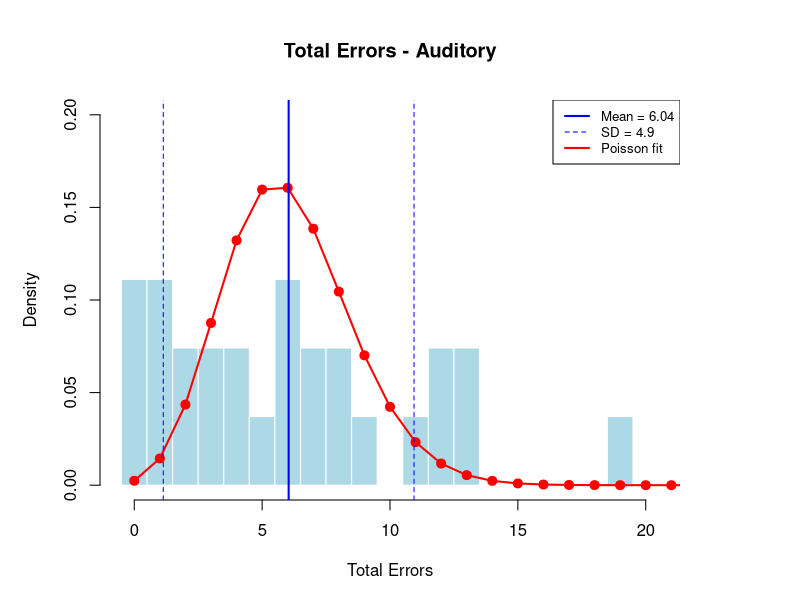
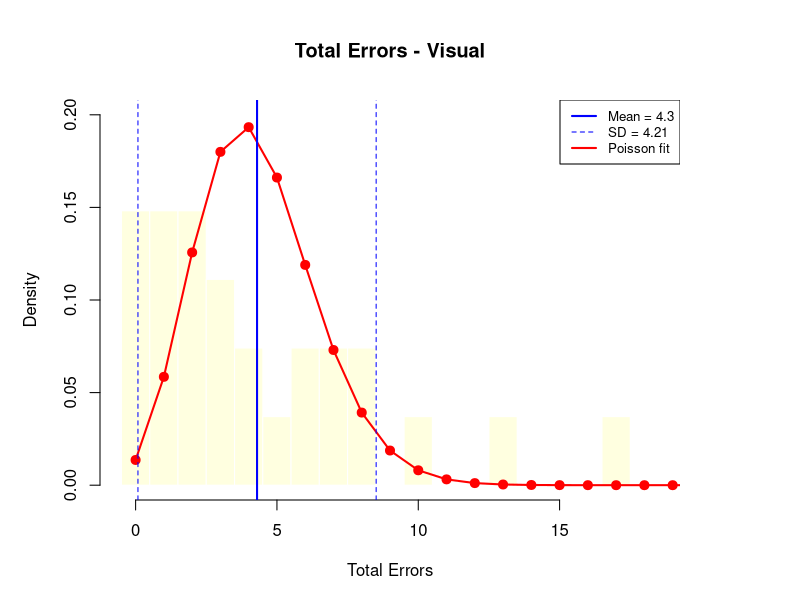
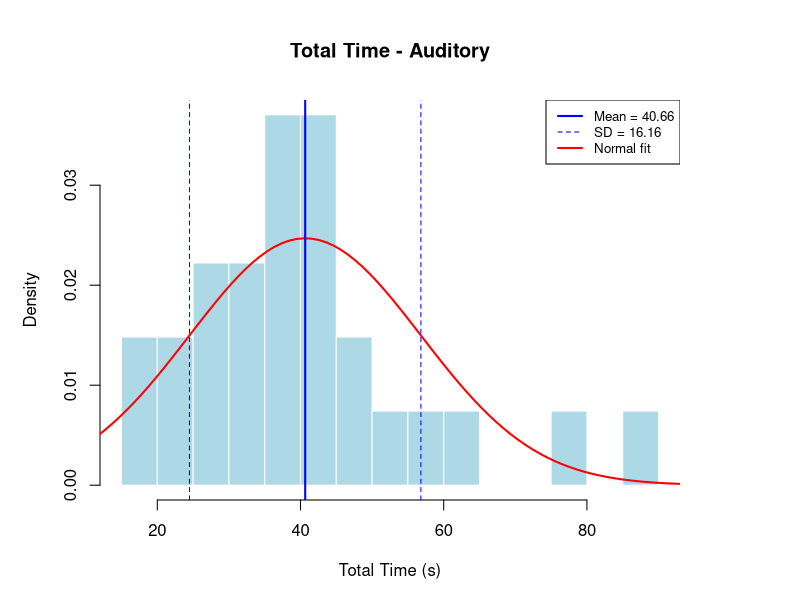
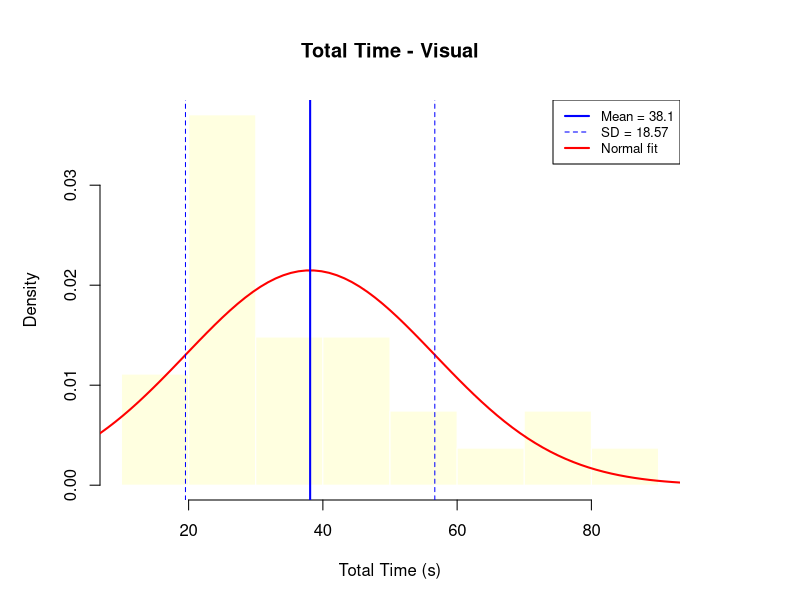
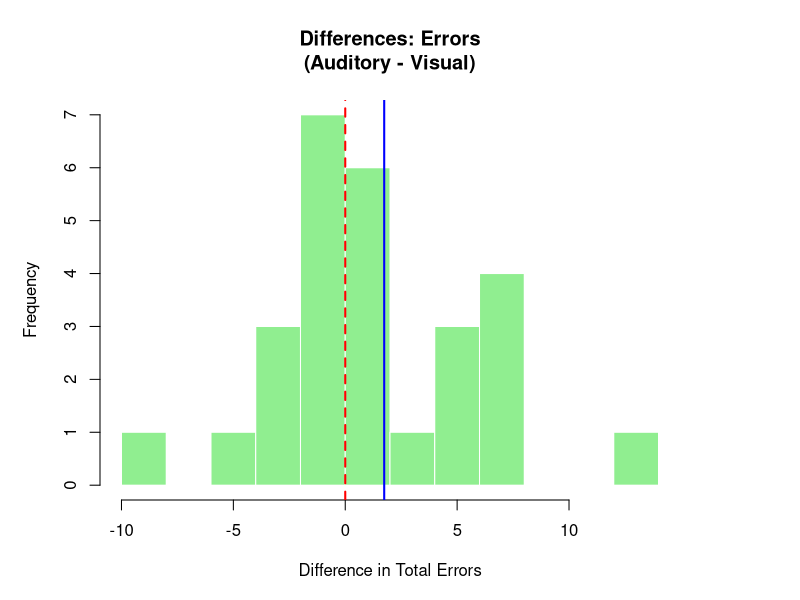
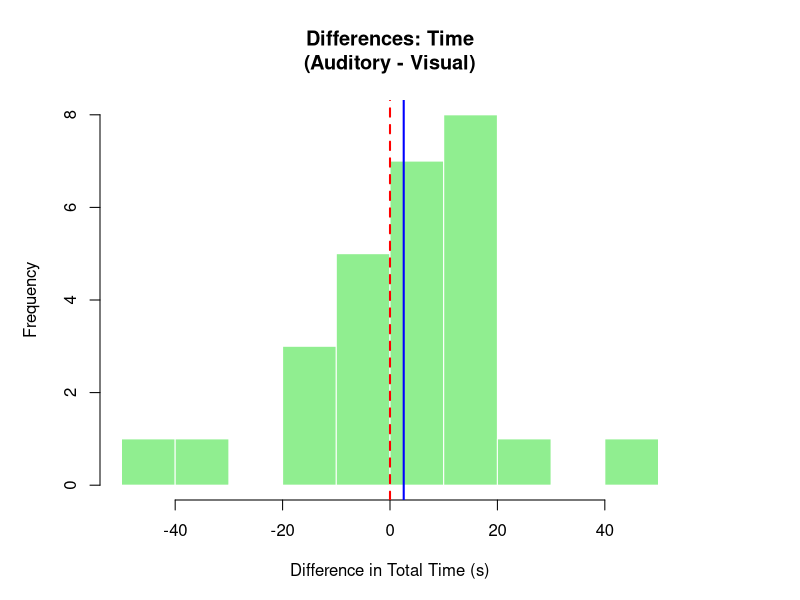
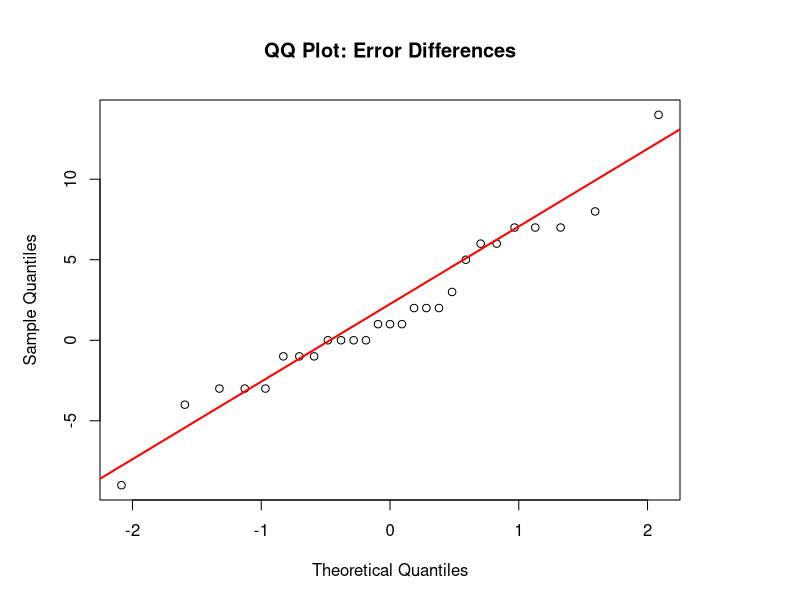
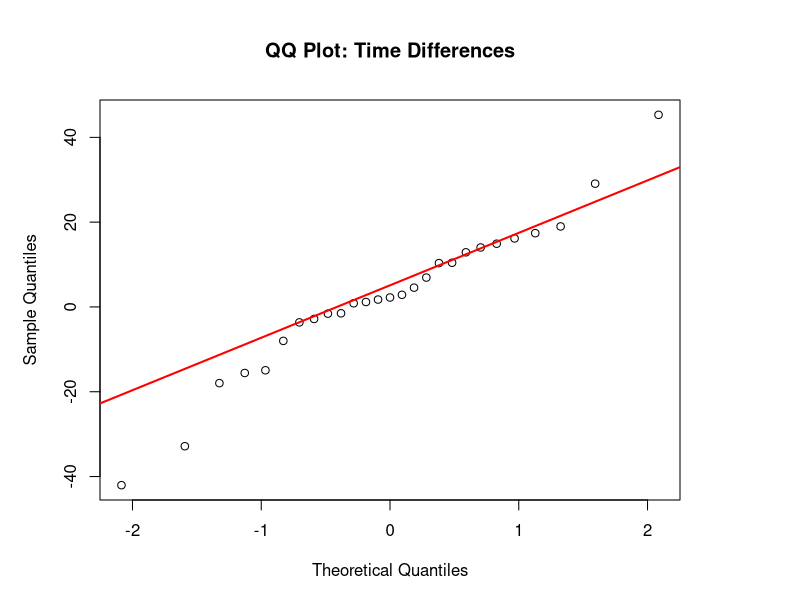

The R source for these figures, in order:
# ============================================================
# Analysis: Visual vs Auditory Feedback on Performance
# DVs: Total Errors, Total Time to Complete
# IV: Feedback Type (Visual / Auditory)
# ============================================================

# --- 1. LOAD AND PREPARE DATA ---

data <- read.csv("stress_test_data.csv", header = TRUE)


colnames(data) <- c("name", "round_type", "round_number", 
                     "time_to_complete", "errors", "date")


head(data)
str(data)

# --- 2. AGGREGATE: Sum errors and time per participant per condition ---

library(dplyr)

totals <- data %>%
  group_by(name, round_type) %>%
  summarise(
    total_errors = sum(errors, na.rm = TRUE),
    total_time   = sum(time_to_complete, na.rm = TRUE),
    .groups = "drop"
  )

print(totals)

# Reshape to wide format so each row = one participant
# with columns for each condition
wide_errors <- totals %>%
  select(name, round_type, total_errors) %>%
  tidyr::pivot_wider(names_from = round_type, values_from = total_errors)

wide_time <- totals %>%
  select(name, round_type, total_time) %>%
  tidyr::pivot_wider(names_from = round_type, values_from = total_time)

# Compute differences (Auditory - Visual)
wide_errors$diff <- wide_errors$Auditory - wide_errors$Visual
wide_time$diff   <- wide_time$Auditory - wide_time$Visual

cat("\n--- Error Totals (wide) ---\n")
print(wide_errors)
cat("\n--- Time Totals (wide) ---\n")
print(wide_time)

# --- Check for incomplete data ---
cat("\n--- Data Completeness ---\n")
cat("Participants recruited:", length(unique(data$name)), "\n")
cat("Complete pairs (errors):", sum(complete.cases(wide_errors[, c("Auditory", "Visual")])), "\n")
cat("Complete pairs (time):", sum(complete.cases(wide_time[, c("Auditory", "Visual")])), "\n")

# Remove incomplete cases
wide_errors <- wide_errors[complete.cases(wide_errors[, c("Auditory", "Visual")]), ]
wide_time   <- wide_time[complete.cases(wide_time[, c("Auditory", "Visual")]), ]
wide_errors$diff <- wide_errors$Auditory - wide_errors$Visual
wide_time$diff   <- wide_time$Auditory - wide_time$Visual

cat("Participants retained for analysis:", nrow(wide_errors), "\n")


# ============================================================
# --- 3. DESCRIPTIVE STATISTICS ---
# ============================================================

cat("\n========== DESCRIPTIVE STATISTICS ==========\n")

cat("\n--- Total Errors per Condition ---\n")
totals %>%
  group_by(round_type) %>%
  summarise(
    mean   = mean(total_errors),
    sd     = sd(total_errors),
    median = median(total_errors),
    min    = min(total_errors),
    max    = max(total_errors),
    n      = n()
  ) %>%
  print()

cat("\n--- Total Time per Condition ---\n")
totals %>%
  group_by(round_type) %>%
  summarise(
    mean   = mean(total_time),
    sd     = sd(total_time),
    median = median(total_time),
    min    = min(total_time),
    max    = max(total_time),
    n      = n()
  ) %>%
  print()


# ============================================================
# --- 4. DISTRIBUTION PLOTS WITH MEAN AND SD MARKED ---
# ============================================================

# --- 4a. Error Distribution by Condition (bar plot with Poisson overlay) ---
par(mar = c(5, 5, 5, 6))
par(mfrow = c(1, 1))  # 2x2 grid of plots

# Histogram of errors per condition
for (cond in c("Auditory", "Visual")) {
  err_vals <- totals$total_errors[totals$round_type == cond]
  m <- mean(err_vals)
  s <- sd(err_vals)
  
  hist(err_vals,
       breaks = seq(-0.5, max(err_vals) + 1.5, by = 1),
       freq = FALSE,
       ylim = c(0, 0.20),
       main = paste("Total Errors -", cond),
       xlab = "Total Errors",
       ylab = "Density",
       col = ifelse(cond == "Auditory", "lightblue", "lightyellow"),
       border = "white")
  
  # Overlay Poisson PMF
  x_range <- 0:max(err_vals + 3)
  poisson_probs <- dpois(x_range, lambda = m)
  points(x_range, poisson_probs, col = "red", pch = 19, cex = 1.2)
  lines(x_range, poisson_probs, col = "red", lwd = 2)
  
  # Mark mean and +/- 1 SD
  abline(v = m, col = "blue", lwd = 2, lty = 1)
  abline(v = m - s, col = "blue", lwd = 1, lty = 2)
  abline(v = m + s, col = "blue", lwd = 1, lty = 2)
  
  legend("topright", 
         legend = c(paste("Mean =", round(m, 2)),
                    paste("SD =", round(s, 2)),
                    "Poisson fit"),
         col = c("blue", "blue", "red"),
         lty = c(1, 2, 1),
         lwd = c(2, 1, 2),
         cex = 0.8)
}

# --- 4b. Time Distribution by Condition ---

for (cond in c("Auditory", "Visual")) {
  time_vals <- totals$total_time[totals$round_type == cond]
  m <- mean(time_vals)
  s <- sd(time_vals)
  
  hist(time_vals,
       breaks = 10,
       freq = FALSE,
       main = paste("Total Time -", cond),
       xlab = "Total Time (s)",
       ylab = "Density",
       col = ifelse(cond == "Auditory", "lightblue", "lightyellow"),
       border = "white")
  
  # Overlay normal curve
  x_seq <- seq(min(time_vals) - s, max(time_vals) + s, length.out = 100)
  lines(x_seq, dnorm(x_seq, mean = m, sd = s), col = "red", lwd = 2)
  
  # Mark mean and +/- 1 SD
  abline(v = m, col = "blue", lwd = 2, lty = 1)
  abline(v = m - s, col = "blue", lwd = 1, lty = 2)
  abline(v = m + s, col = "blue", lwd = 1, lty = 2)
  
  legend("topright",
         legend = c(paste("Mean =", round(m, 2)),
                    paste("SD =", round(s, 2)),
                    "Normal fit"),
         col = c("blue", "blue", "red"),
         lty = c(1, 2, 1),
         lwd = c(2, 1, 2),
         cex = 0.8)
}


# ============================================================
# --- 5. NORMALITY CHECK ON DIFFERENCES ---
# ============================================================

cat("\n========== NORMALITY CHECKS ==========\n")

# Shapiro-Wilk test on the difference scores
# p > 0.05 means we CANNOT reject normality (which is what we want)

cat("\n--- Shapiro-Wilk: Error Differences ---\n")
shapiro_err <- shapiro.test(wide_errors$diff)
print(shapiro_err)

cat("\n--- Shapiro-Wilk: Time Differences ---\n")
shapiro_time <- shapiro.test(wide_time$diff)
print(shapiro_time)

# Histograms of differences

par(mfrow = c(1, 1))

hist(wide_errors$diff,
     breaks = 10,
     main = "Differences: Errors\n(Auditory - Visual)",
     xlab = "Difference in Total Errors",
     col = "lightgreen",
     border = "white")
abline(v = 0, col = "red", lwd = 2, lty = 2)
abline(v = mean(wide_errors$diff), col = "blue", lwd = 2)

hist(wide_time$diff,
     breaks = 10,
     main = "Differences: Time\n(Auditory - Visual)",
     xlab = "Difference in Total Time (s)",
     col = "lightgreen",
     border = "white")
abline(v = 0, col = "red", lwd = 2, lty = 2)
abline(v = mean(wide_time$diff), col = "blue", lwd = 2)

# QQ PLOT OF DIFFERENCES 
qqnorm(wide_errors$diff, main = "QQ Plot: Error Differences")
qqline(wide_errors$diff, col = "red", lwd = 2)

qqnorm(wide_time$diff, main = "QQ Plot: Time Differences")
qqline(wide_time$diff, col = "red", lwd = 2)
# ============================================================
# --- 6. PAIRED T-TESTS ---
# ============================================================

# Hypotheses (two-tailed):
#   H0: mean difference = 0 (no effect of feedback type)
#   H1: mean difference ≠ 0 (feedback type affects performance)

cat("\n========== PAIRED T-TESTS ==========\n")

cat("\n--- Errors: Paired t-test ---\n")
t_err <- t.test(wide_errors$Auditory, wide_errors$Visual, 
                paired = TRUE, 
                alternative = "two.sided")
print(t_err)

cat("\n--- Time: Paired t-test ---\n")
t_time <- t.test(wide_time$Auditory, wide_time$Visual, 
                 paired = TRUE, 
                 alternative = "two.sided")
print(t_time)


# ============================================================
# --- 7. EFFECT SIZE: COHEN'S D (PAIRED) ---
# ============================================================

# Cohen's d for paired data = mean(differences) / sd(differences)
# Interpretation:
#   |d| < 0.2  = negligible
#   |d| ~ 0.2  = small
#   |d| ~ 0.5  = medium
#   |d| ~ 0.8+ = large

cat("\n========== EFFECT SIZES ==========\n")

cohens_d_errors <- mean(wide_errors$diff) / sd(wide_errors$diff)
cat("Cohen's d (Errors):", round(cohens_d_errors, 3), "\n")

cohens_d_time <- mean(wide_time$diff) / sd(wide_time$diff)
cat("Cohen's d (Time):", round(cohens_d_time, 3), "\n")


# ============================================================
# --- 8. SUMMARY TABLE ---
# ============================================================

cat("\n========== RESULTS SUMMARY ==========\n")

summary_table <- data.frame(
  DV = c("Total Errors", "Total Time"),
  Mean_Auditory = c(mean(wide_errors$Auditory), mean(wide_time$Auditory)),
  SD_Auditory   = c(sd(wide_errors$Auditory), sd(wide_time$Auditory)),
  Mean_Visual   = c(mean(wide_errors$Visual), mean(wide_time$Visual)),
  SD_Visual     = c(sd(wide_errors$Visual), sd(wide_time$Visual)),
  Mean_Diff     = c(mean(wide_errors$diff), mean(wide_time$diff)),
  t_stat        = c(t_err$statistic, t_time$statistic),
  df            = c(t_err$parameter, t_time$parameter),
  p_value       = c(t_err$p.value, t_time$p.value),
  Cohens_d      = c(cohens_d_errors, cohens_d_time),
  Shapiro_p     = c(shapiro_err$p.value, shapiro_time$p.value)
)

print(summary_table, digits = 4)

cat("\nNote: Shapiro p > 0.05 indicates normality assumption is met.\n")
cat("Note: p_value < 0.05 would indicate a significant difference.\n")


# ============================================================
# --- 8b. SPEED-ACCURACY TRADE-OFF (Independence-preserving) ---
# ============================================================

# The pooled correlation (all 54 obs) violates independence because
# each participant contributes two non-independent points.
# Instead, we compute per-condition correlations.

cat("\n========== SPEED-ACCURACY TRADE-OFF ==========\n")

# --- Per-condition correlations ---
cat("\n--- Auditory Condition ---\n")
aud_data <- totals[totals$round_type == "Auditory", ]
cor_aud <- cor.test(aud_data$total_time, aud_data$total_errors, method = "pearson")
print(cor_aud)

cat("\n--- Visual Condition ---\n")
vis_data <- totals[totals$round_type == "Visual", ]
cor_vis <- cor.test(vis_data$total_time, vis_data$total_errors, method = "pearson")
print(cor_vis)

# --- Participant-level averaged correlation ---
# Average each participant's time and errors across both conditions
# to get one independent observation per person
cat("\n--- Participant-Averaged (collapsed across conditions) ---\n")
participant_avg <- totals %>%
  group_by(name) %>%
  summarise(
    avg_time   = mean(total_time),
    avg_errors = mean(total_errors),
    .groups = "drop"
  )
cor_avg <- cor.test(participant_avg$avg_time, participant_avg$avg_errors, method = "pearson")
print(cor_avg)

# --- Scatterplot (per-condition, with separate regression lines) ---
par(mfrow = c(1, 1))
plot(totals$total_time, totals$total_errors,
     main = "Speed-Accuracy Trade-off by Condition",
     xlab = "Total Time (s)",
     ylab = "Total Errors",
     pch = 19,
     col = ifelse(totals$round_type == "Auditory", "blue", "orange"))

# Separate regression lines per condition
abline(lm(total_errors ~ total_time, data = aud_data), col = "blue", lwd = 2, lty = 2)
abline(lm(total_errors ~ total_time, data = vis_data), col = "orange", lwd = 2, lty = 2)

legend("topright",
       legend = c(
         paste0("Auditory (r = ", round(cor_aud$estimate, 3), ", p = ", round(cor_aud$p.value, 3), ")"),
         paste0("Visual (r = ", round(cor_vis$estimate, 3), ", p = ", round(cor_vis$p.value, 3), ")")
       ),
       col = c("blue", "orange"),
       pch = 19, lty = 2, lwd = 2, cex = 0.8)
